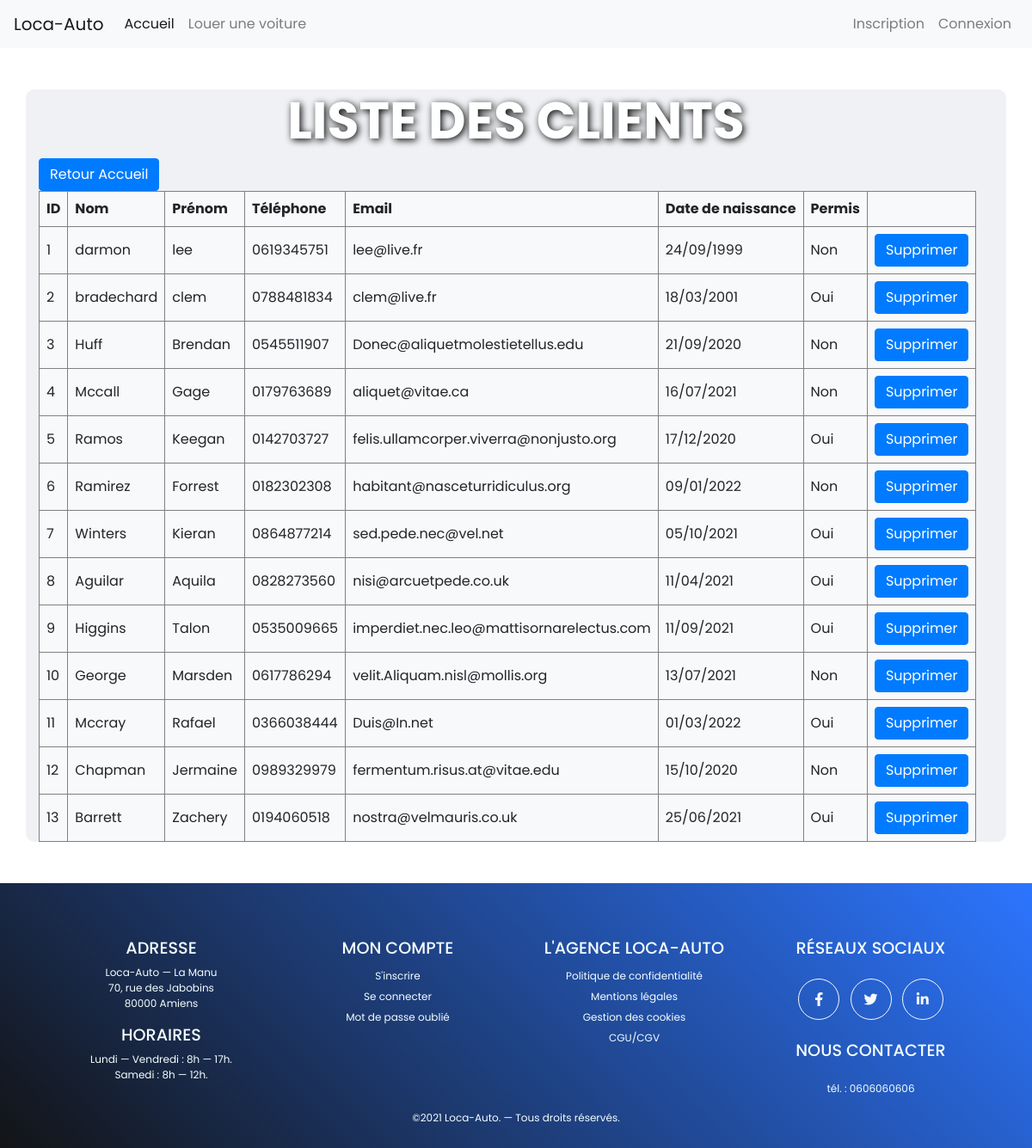
Page /index.php/admin_controller/listCustomers on the committed database.
### tables this page shows
CREATE TABLE Customer(
        `id`           Int  Auto_increment  NOT NULL ,
        `firstname`    Varchar (50) NOT NULL ,
        `lastname`     Varchar (50) NOT NULL ,
        `phone_number` Varchar (12) NOT NULL ,
        `email_cust`   Varchar (320) NOT NULL ,
        `pswd_cust`    Varchar (320) NOT NULL ,
        `birth_date`   Date NOT NULL ,
        `license`     Bool NOT NULL
	,CONSTRAINT Customer_PK PRIMARY KEY (`id`)
);

### application/controllers/Admin_controller.php (called while the page is built, shortened)
<?php
class Admin_controller extends CI_Controller
{
    public function __construct()
    {
        $this->load->model('Customer_model');
        $this->load->model('Vehicle_model');
        $this->load->model('Mark_model');
        $this->load->model('Parking_model');
        $this->load->model('Rent_model');
        $this->load->model('Admin_model');
        $this->load->helper('url');
        $this->load->helper('form');
        $this->load->library('form_validation');
    }
    public function listCustomers()
    {
        $data['customers'] = $this->Customer_model->select_all();
        $data["title"] = 'Admin | Clients';
        $this->load->view('templates/header', $data);
        $this->load->view('admin/listCustomers', $data);
        $this->load->view('templates/footer', $data);
    }
}

### index.php (called while the page is built, shortened)
<?php
require_once BASEPATH.'core/CodeIgniter.php';

### application/models/Customer_model.php (called while the page is built, shortened)
<?php
class Customer_model extends CI_Model
{
    public function select_all()
    {
        $query = $this->db->get('Customer');
        return $query->result_array();
    }
}

### application/views/admin/listCustomers.php (the view, shortened to what this page needs)
<div class="container opacity mb-5">
    <h1 class="text-center mt-5" id="titleSection">Liste des clients</h1>
    <a class="btn btn-primary" href = '<?=base_url() . "index.php/Admin_controller/"?>'>Retour Accueil</a>
    <table border="1" class="bg-light p-2">
        <tr class="p-2">
            <th class="p-2">ID</th>
            <th class="p-2">Nom</th>
            <th class="p-2">Prénom</th>
            <th class="p-2">Téléphone</th>
            <th class="p-2">Email</th>
            <th class="p-2">Date de naissance</th>
            <th class="p-2">Permis</th>
        </tr>
        <?php
        foreach($customers as $customer) {
        ?>
            <tr>
                <td class="p-2"><?= $customer['id']?></td>
                <td class="p-2"><?= $customer['lastname']?></td>
                <td class="p-2"><?= $customer['firstname']?></td>
                <td class="p-2"><?= $customer['phone_number']?></td>
                <td class="p-2"><?= $customer['email_cust']?></td>
                <td class="p-2"><?=date_format(date_create($customer['birth_date']) , "d/m/Y")?></td>
                <td class="p-2"><?= $action = ($customer['license'] == 0) ? 'Non' : 'Oui';?></td>
                <td class="p-2"><button type="button" class="btn btn-primary" data-toggle="modal" data-target="#exampleModal-<?=$customer['id']?>">
                Supprimer
                </button>
                </td>
            </tr>
        <?php
        }
        ?>
    </table>
</div>

### assets/css/style.css (style rules this page uses)
* { padding: 0; margin: 0; list-style: none; text-decoration: none; box-sizing: border-box; }
body, html { scroll-behavior: smooth; }
body { font-family: "Poppins", sans-serif; background-image: url("../images/car-2664447_1920.jpg"); background-size: cover; background-attachment: fixed; background-repeat: no-repeat; }
.opacity { background-color: rgba(233, 236, 239, 0.7); border-radius: 10px; }
#titleSection { font-size: 60px; font-weight: 700; text-shadow: 2px 2px 8px black; color: white; text-transform: uppercase; }

### rows in the picture
customer: id "1", lastname "darmon", firstname "lee", phone_number "0619345751", email_cust "lee@live.fr", birth_date "24/09/1999", license "Non"
customer: id "2", lastname "bradechard", firstname "clem", phone_number "0788481834", email_cust "clem@live.fr", birth_date "18/03/2001", license "Oui"
customer: id "3", lastname "Huff", firstname "Brendan", phone_number "0545511907", email_cust "Donec@aliquetmolestietellus.edu", birth_date "21/09/2020", license "Non"
customer: id "4", lastname "Mccall", firstname "Gage", phone_number "0179763689", email_cust "aliquet@vitae.ca", birth_date "16/07/2021", license "Non"
customer: id "5", lastname "Ramos", firstname "Keegan", phone_number "0142703727", email_cust "felis.ullamcorper.viverra@nonjusto.org", birth_date "17/12/2020", license "Oui"
customer: id "6", lastname "Ramirez", firstname "Forrest", phone_number "0182302308", email_cust "habitant@nasceturridiculus.org", birth_date "09/01/2022", license "Non"
customer: id "7", lastname "Winters", firstname "Kieran", phone_number "0864877214", email_cust "sed.pede.nec@vel.net", birth_date "05/10/2021", license "Oui"
customer: id "8", lastname "Aguilar", firstname "Aquila", phone_number "0828273560", email_cust "nisi@arcuetpede.co.uk", birth_date "11/04/2021", license "Oui"
customer: id "9", lastname "Higgins", firstname "Talon", phone_number "0535009665", email_cust "imperdiet.nec.leo@mattisornarelectus.com", birth_date "11/09/2021", license "Oui"
customer: id "10", lastname "George", firstname "Marsden", phone_number "0617786294", email_cust "velit.Aliquam.nisl@mollis.org", birth_date "13/07/2021", license "Non"
customer: id "11", lastname "Mccray", firstname "Rafael", phone_number "0366038444", email_cust "Duis@In.net", birth_date "01/03/2022", license "Oui"
customer: id "12", lastname "Chapman", firstname "Jermaine", phone_number "0989329979", email_cust "fermentum.risus.at@vitae.edu", birth_date "15/10/2020", license "Non"
customer: id "13", lastname "Barrett", firstname "Zachery", phone_number "0194060518", email_cust "nostra@velmauris.co.uk", birth_date "25/06/2021", license "Oui"
